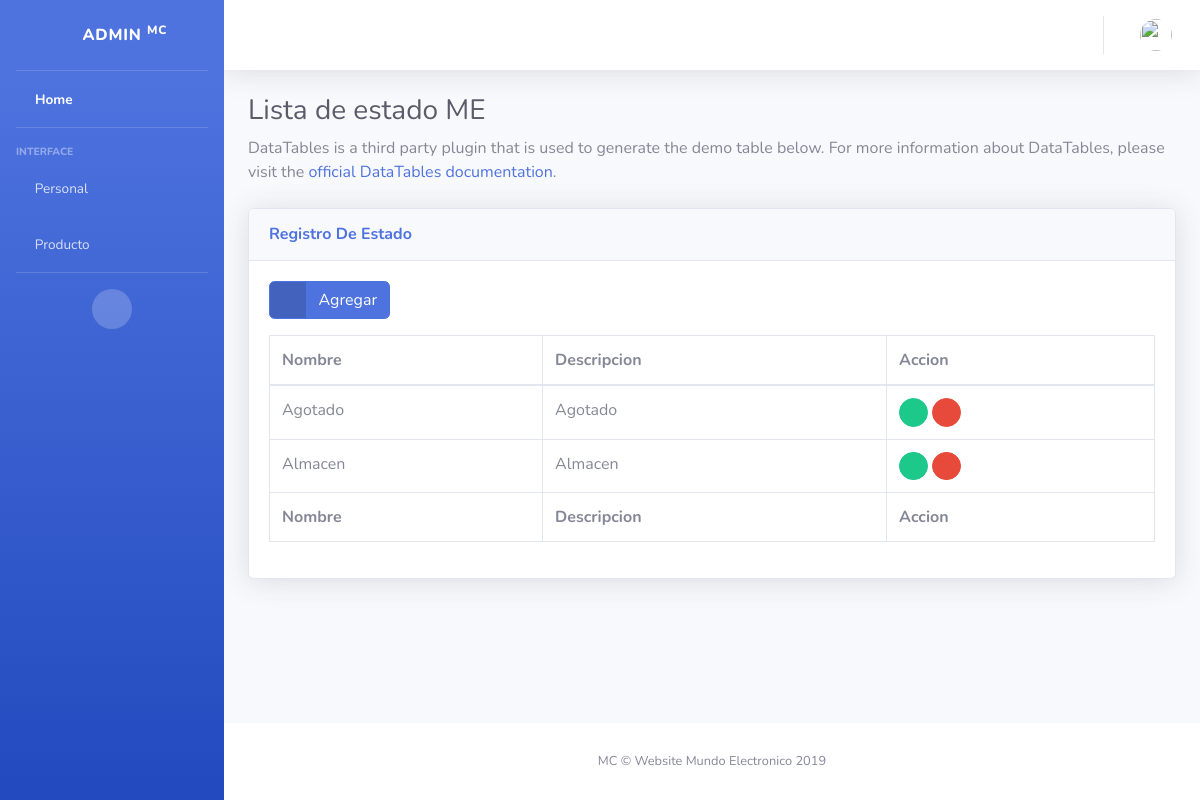
The app's page /product/stateList with its own data.
### apps/product/models.py (models this page shows, shortened)
class State(models.Model):
    name = models.CharField(max_length=100, null=True)
    description = models.CharField(max_length=100, null=True)
    class Meta:
        verbose_name = 'State'
        verbose_name_plural = 'State'

### apps/product/views.py (the view)
# urls.py: path('stateList', StateList.as_view(), name='state_list'),
class StateList(ListView):
    model = State
    template_name = 'product/state/state_list.html'
    context_object_name = 'state_list'
    queryset = State.objects.all()

### templates/product/state/state_list.html (shortened to what this page needs)
{% extends 'home/home.html' %}
{% block pageContent %}
    <div class="container-fluid">
        <h1 class="h3 mb-2 text-gray-800">Lista de estado ME</h1>
        <p class="mb-4">DataTables is a third party plugin that is used to generate the demo table below. For more
            information about DataTables, please visit the <a target="_blank" href="https://datatables.net">official
                DataTables documentation</a>.</p>
    </div>
    {% block state %}
        {% if state_list %}
            <div class="container-fluid">
                <div class="card shadow mb-4">
                    <div class="card-header py-3">
                        <h6 class="m-0 font-weight-bold text-primary">Registro De Estado</h6>
                    </div>
                    <div class="card-body">
                        <a href="{% url 'product:state_new' %}" class="btn btn-primary btn-icon-split mb-3">
                        <span class="icon text-white-50">
                            <i class="fas fa-plus"></i>
                        </span>
                            <span class="text">Agregar</span>
                        </a>
                        <div class="table-responsive">
                            <table class="table table-bordered table-hover" id="dataTable" width="100%" cellspacing="0">
                                <thead>
                                <tr>
                                    <th>Nombre</th>
                                    <th>Descripcion</th>
                                    <th>Accion</th>
                                </tr>
                                </thead>
                                <tfoot>
                                <tr>
                                    <th>Nombre</th>
                                    <th>Descripcion</th>
                                    <th>Accion</th>
                                </tr>
                                </tfoot>
                                <tbody>
                                {% for state in state_list %}
                                    <tr>
                                        <td>{{ state.name }}</td>
                                        <td>{{ state.description }}</td>
                                        <td>
                                            <a href="{% url 'product:state_update' state.id %}"
                                               class="btn btn-success btn-circle btn-sm">
                                                <i class="fas fa-edit"></i>
                                            </a>
                                            <a href="{% url 'product:state_delete' state.id %}"
                                               class="btn btn-danger btn-circle btn-sm">
                                                <i class="fas fa-trash"></i>
                                            </a>
                                        </td>
                                    </tr>
                                {% endfor %}
                                </tbody>
                            </table>
                        </div>
                    </div>
                </div>
            </div>
        {% endif %}
    {% endblock %}
{% endblock %}

### records on screen
State: name "Agotado", description "Agotado"
State: name "Almacen", description "Almacen"
